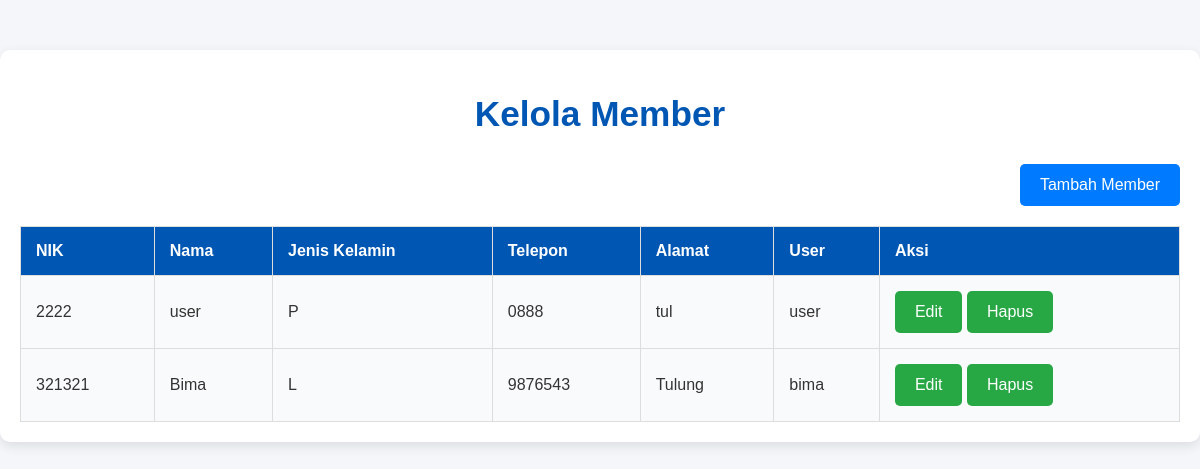
The app's page /tambah_member.php (signed in) with its own data.
### tables this page shows
CREATE TABLE `tbl_member` (
  `nik` int(11) NOT NULL,
  `nama` varchar(100) DEFAULT NULL,
  `jk` enum('L','P') DEFAULT NULL,
  `telp` varchar(15) DEFAULT NULL,
  `alamat` text DEFAULT NULL,
  `user` varchar(50) DEFAULT NULL,
  `pass` varchar(255) DEFAULT NULL,
  `role` enum('user','','','') NOT NULL
);

### tambah_member.php (the view, shortened to what this page needs)
<?php
include 'koneksi.php';
$result = mysqli_query($conn, "SELECT * FROM tbl_member");
?>
<!DOCTYPE html>
<html lang="id">
<head>
</head>
<body>
    <div class="container">
        <h1>Kelola Member</h1>
        <button class="btn btn-add" onclick="openModal('add')">Tambah Member</button>
        <table>
            <thead>
                <tr>
                    <th>NIK</th>
                    <th>Nama</th>
                    <th>Jenis Kelamin</th>
                    <th>Telepon</th>
                    <th>Alamat</th>
                    <th>User</th>
                    <th>Aksi</th>
                </tr>
            </thead>
            <tbody>
                <?php while ($row = mysqli_fetch_assoc($result)) { ?>
                <tr>
                    <td><?= $row['nik']; ?></td>
                    <td><?= $row['nama']; ?></td>
                    <td><?= $row['jk']; ?></td>
                    <td><?= $row['telp']; ?></td>
                    <td><?= $row['alamat']; ?></td>
                    <td><?= $row['user']; ?></td>
                    <td>
                        <button class="btn"
                            onclick="openModal('edit', <?= htmlspecialchars(json_encode($row)); ?>)">Edit</button>
                        <form method="POST" style="display:inline;">
                            <button type="submit" class="btn"
                                onclick="return confirm('Apakah Anda yakin ingin menghapus member ini?');">Hapus</button>
                        </form>
                    </td>
                </tr>
                <?php } ?>
            </tbody>
        </table>
    </div>
</body>
</html>

### tambah_member.php (style rules this page uses)
body { font-family: 'Arial', sans-serif; background-color: #f4f6f9; color: #333; margin: 0; padding: 0; }
.container { max-width: 1200px; margin: 50px auto; padding: 20px; background-color: #fff; box-shadow: 0 4px 12px rgba(0, 0, 0, 0.1); border-radius: 10px; }
h1 { text-align: center; color: #0056b3; margin-bottom: 30px; font-size: 2.2em; font-weight: bold; }
table { width: 100%; border-collapse: collapse; margin-top: 20px; }
table, th, td { border: 1px solid #ddd; }
th, td { padding: 15px; text-align: left; }
th { background-color: #0056b3; color: white; font-weight: bold; }
td { background-color: #f9fafb; }
tr:nth-child(even) { background-color: #f2f4f6; }
.btn { background-color: #28a745; color: white; padding: 12px 20px; border: none; border-radius: 5px; font-size: 1em; cursor: pointer; transition: background-color 0.3s, transform 0.2s; }
.btn-add { float: right; margin-bottom: 20px; background-color: #007bff; }

### records on screen
tbl_member: nik "2222", nama "user", jk "P", telp "0888", alamat "tul", user "user"
tbl_member: nik "321321", nama "Bima", jk "L", telp "9876543", alamat "Tulung", user "bima"
